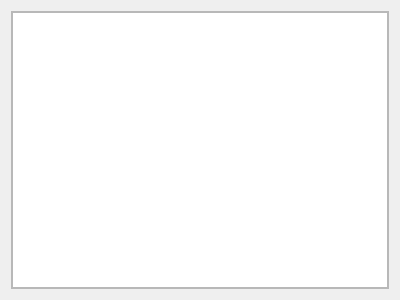
<?xml version="1.0" encoding="UTF-8"?>
<ui version="4.0">
 <class>LogWindow</class>
 <widget class="QFrame" name="LogWindow">
  <property name="geometry">
   <rect>
    <x>0</x>
    <y>0</y>
    <width>400</width>
    <height>300</height>
   </rect>
  </property>
  <property name="windowTitle">
   <string>Instruction Log</string>
  </property>
  <layout class="QVBoxLayout" name="verticalLayout">
   <item>
    <widget class="QScrollArea" name="scrollArea">
     <property name="font">
      <font>
       <family>Consolas</family>
      </font>
     </property>
     <property name="widgetResizable">
      <bool>true</bool>
     </property>
     <widget class="QTextEdit" name="textEdit">
      <property name="geometry">
       <rect>
        <x>0</x>
        <y>0</y>
        <width>380</width>
        <height>280</height>
       </rect>
      </property>
     </widget>
    </widget>
   </item>
  </layout>
 </widget>
 <resources/>
 <connections/>
</ui>
